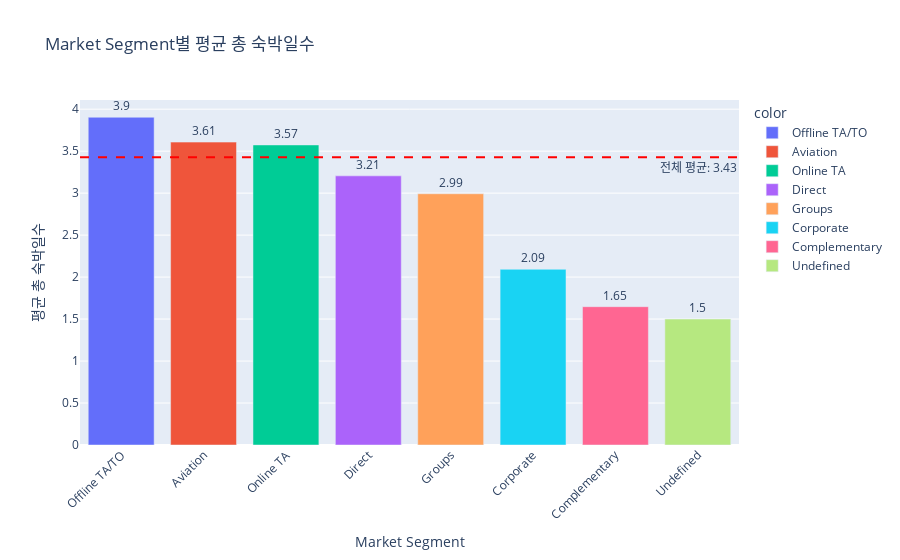

The cell this chart's notebook holds for it:
### Markdown cell above
**Market Segment와 총 숙박일수 관계 분석 결과 요약:** Market Segment별 평균 총 숙박일수를 분석한 결과 Offline TA/TO 세그먼트의 평균 숙박일수가 가장 길었습니다. Corporate 및 Complementary 세그먼트의 평균 숙박일수가 짧은 편이었습니다.

### Code cell
import plotly.express as px

# 총 숙박일수 계산
df['total_stay'] = df['stays_in_weekend_nights'] + df['stays_in_week_nights']

# Market Segment별 평균 총 숙박일수 계산
avg_total_stay_by_segment = df.groupby('market_segment')['total_stay'].mean().sort_values(ascending=False)

print("\nMarket Segment별 평균 총 숙박일수:")
display(avg_total_stay_by_segment)

# 전체 평균 총 숙박일수 계산
overall_avg_total_stay = df['total_stay'].mean()
print(f"\n전체 평균 총 숙박일수: {overall_avg_total_stay:.2f}")


# Market Segment별 평균 총 숙박일수 시각화 (Plotly 막대 그래프)
fig = px.bar(x=avg_total_stay_by_segment.index, y=avg_total_stay_by_segment.values,
             title='Market Segment별 평균 총 숙박일수',
             labels={'x': 'Market Segment', 'y': '평균 총 숙박일수'},
             color=avg_total_stay_by_segment.index, # 각 막대에 다른 색상 적용
             color_discrete_sequence=px.colors.qualitative.Plotly,
             text=avg_total_stay_by_segment.values.round(2)) # 막대 위에 텍스트로 평균 숙박일수 표시 (소수점 둘째 자리까지)

# 전체 평균 총 숙박일수 점선 추가
fig.add_hline(y=overall_avg_total_stay, line_dash="dash", line_color="red", annotation_text=f"전체 평균: {overall_avg_total_stay:.2f}", annotation_position="bottom right")


fig.update_layout(xaxis_tickangle=-45) # x축 레이블 각도 조절
fig.update_traces(textposition='outside') # 텍스트 위치를 막대 외부에 표시
fig.show()

### Figure 1 — Plotly figure (JSON) as saved in the notebook; plotly's stock layout.template omitted (floating-point values rounded to 4 significant figures)
{"data": [{"hovertemplate": "color=Offline TA/TO<br>Market Segment=%{x}<br>평균 총 숙박일수=%{y}<br>text=%{text}<extra></extra>", "legendgroup": "Offline TA/TO", "marker": {"color": "#636EFA", "pattern": {"shape": ""}}, "name": "Offline TA/TO", "orientation": "v", "showlegend": true, "text": [3.9], "textposition": "outside", "type": "bar", "x": ["Offline TA/TO"], "xaxis": "x", "y": [3.904], "yaxis": "y"}, {"hovertemplate": "color=Aviation<br>Market Segment=%{x}<br>평균 총 숙박일수=%{y}<br>text=%{text}<extra></extra>", "legendgroup": "Aviation", "marker": {"color": "#EF553B", "pattern": {"shape": ""}}, "name": "Aviation", "orientation": "v", "showlegend": true, "text": [3.61], "textposition": "outside", "type": "bar", "x": ["Aviation"], "xaxis": "x", "y": [3.608], "yaxis": "y"}, {"hovertemplate": "color=Online TA<br>Market Segment=%{x}<br>평균 총 숙박일수=%{y}<br>text=%{text}<extra></extra>", "legendgroup": "Online TA", "marker": {"color": "#00CC96", "pattern": {"shape": ""}}, "name": "Online TA", "orientation": "v", "showlegend": true, "text": [3.57], "textposition": "outside", "type": "bar", "x": ["Online TA"], "xaxis": "x", "y": [3.574], "yaxis": "y"}, {"hovertemplate": "color=Direct<br>Market Segment=%{x}<br>평균 총 숙박일수=%{y}<br>text=%{text}<extra></extra>", "legendgroup": "Direct", "marker": {"color": "#AB63FA", "pattern": {"shape": ""}}, "name": "Direct", "orientation": "v", "showlegend": true, "text": [3.21], "textposition": "outside", "type": "bar", "x": ["Direct"], "xaxis": "x", "y": [3.206], "yaxis": "y"}, {"hovertemplate": "color=Groups<br>Market Segment=%{x}<br>평균 총 숙박일수=%{y}<br>text=%{text}<extra></extra>", "legendgroup": "Groups", "marker": {"color": "#FFA15A", "pattern": {"shape": ""}}, "name": "Groups", "orientation": "v", "showlegend": true, "text": [2.99], "textposition": "outside", "type": "bar", "x": ["Groups"], "xaxis": "x", "y": [2.993], "yaxis": "y"}, {"hovertemplate": "color=Corporate<br>Market Segment=%{x}<br>평균 총 숙박일수=%{y}<br>text=%{text}<extra></extra>", "legendgroup": "Corporate", "marker": {"color": "#19D3F3", "pattern": {"shape": ""}}, "name": "Corporate", "orientation": "v", "showlegend": true, "text": [2.09], "textposition": "outside", "type": "bar", "x": ["Corporate"], "xaxis": "x", "y": [2.093], "yaxis": "y"}, {"hovertemplate": "color=Complementary<br>Market Segment=%{x}<br>평균 총 숙박일수=%{y}<br>text=%{text}<extra></extra>", "legendgroup": "Complementary", "marker": {"color": "#FF6692", "pattern": {"shape": ""}}, "name": "Complementary", "orientation": "v", "showlegend": true, "text": [1.65], "textposition": "outside", "type": "bar", "x": ["Complementary"], "xaxis": "x", "y": [1.647], "yaxis": "y"}, {"hovertemplate": "color=Undefined<br>Market Segment=%{x}<br>평균 총 숙박일수=%{y}<br>text=%{text}<extra></extra>", "legendgroup": "Undefined", "marker": {"color": "#B6E880", "pattern": {"shape": ""}}, "name": "Undefined", "orientation": "v", "showlegend": true, "text": [1.5], "textposition": "outside", "type": "bar", "x": ["Undefined"], "xaxis": "x", "y": [1.5], "yaxis": "y"}], "layout": {"annotations": [{"showarrow": false, "text": "전체 평균: 3.43", "x": 1, "xanchor": "right", "xref": "x domain", "y": 3.428, "yanchor": "top", "yref": "y"}], "barmode": "relative", "legend": {"title": {"text": "color"}, "tracegroupgap": 0}, "shapes": [{"line": {"color": "red", "dash": "dash"}, "type": "line", "x0": 0, "x1": 1, "xref": "x domain", "y0": 3.428, "y1": 3.428, "yref": "y"}], "title": {"text": "Market Segment별 평균 총 숙박일수"}, "xaxis": {"anchor": "y", "domain": [0, 1], "tickangle": -45, "title": {"text": "Market Segment"}}, "yaxis": {"anchor": "x", "domain": [0, 1], "title": {"text": "평균 총 숙박일수"}}}}
